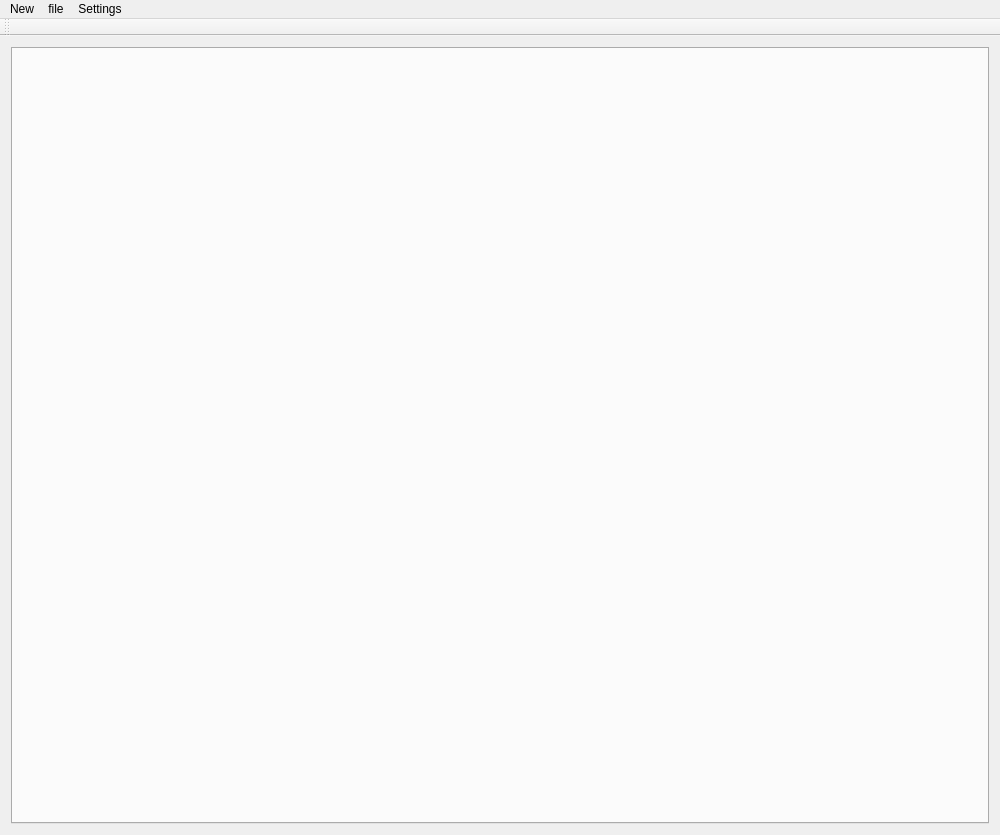
<?xml version="1.0" encoding="UTF-8"?>
<ui version="4.0">
 <class>MainWindow</class>
 <widget class="QMainWindow" name="MainWindow">
  <property name="geometry">
   <rect>
    <x>0</x>
    <y>0</y>
    <width>1000</width>
    <height>835</height>
   </rect>
  </property>
  <property name="minimumSize">
   <size>
    <width>1000</width>
    <height>800</height>
   </size>
  </property>
  <property name="windowTitle">
   <string>QVTK</string>
  </property>
  <widget class="QWidget" name="centralWidget">
   <property name="sizePolicy">
    <sizepolicy hsizetype="Minimum" vsizetype="Minimum">
     <horstretch>0</horstretch>
     <verstretch>0</verstretch>
    </sizepolicy>
   </property>
   <layout class="QGridLayout" name="gridLayout">
    <item row="0" column="0">
     <widget class="QTabWidget" name="tabWidget">
      <property name="currentIndex">
       <number>-1</number>
      </property>
      <property name="tabsClosable">
       <bool>true</bool>
      </property>
     </widget>
    </item>
   </layout>
  </widget>
  <widget class="QMenuBar" name="menuBar">
   <property name="geometry">
    <rect>
     <x>0</x>
     <y>0</y>
     <width>1000</width>
     <height>23</height>
    </rect>
   </property>
   <widget class="QMenu" name="menuTest">
    <property name="title">
     <string>New</string>
    </property>
    <addaction name="actionNewMeshShell"/>
   </widget>
   <widget class="QMenu" name="menufile">
    <property name="title">
     <string>file</string>
    </property>
   </widget>
   <widget class="QMenu" name="menuVTK">
    <property name="title">
     <string>Settings</string>
    </property>
    <addaction name="action_vtk_settings"/>
   </widget>
   <addaction name="menuTest"/>
   <addaction name="menufile"/>
   <addaction name="menuVTK"/>
  </widget>
  <widget class="QToolBar" name="mainToolBar">
   <attribute name="toolBarArea">
    <enum>TopToolBarArea</enum>
   </attribute>
   <attribute name="toolBarBreak">
    <bool>false</bool>
   </attribute>
  </widget>
  <action name="actionOpenMeshFile">
   <property name="text">
    <string>Open Mesh File</string>
   </property>
  </action>
  <action name="actionOpenStressFile">
   <property name="text">
    <string>Open Stress File</string>
   </property>
  </action>
  <action name="action_vtk_settings">
   <property name="text">
    <string>vtk settings</string>
   </property>
  </action>
  <action name="actionNewMeshShell">
   <property name="text">
    <string>MeshShell</string>
   </property>
  </action>
 </widget>
 <layoutdefault spacing="6" margin="11"/>
 <resources/>
 <connections/>
 <slots>
  <slot>trigerMenu(QAction*)</slot>
  <slot>drawMesh()</slot>
  <slot>updateMesh()</slot>
  <slot>openStressFile()</slot>
  <slot>renderField()</slot>
 </slots>
</ui>
